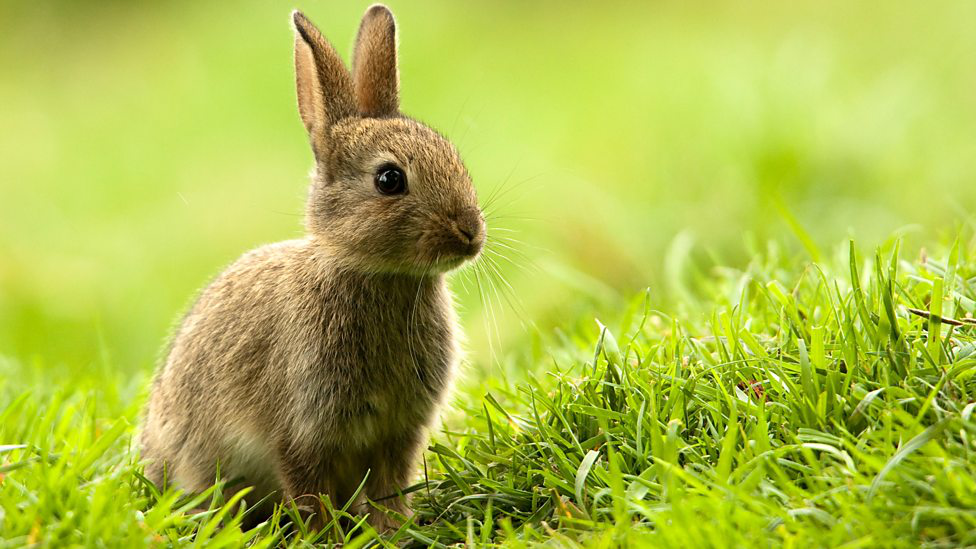
#> input picture origin.png, 976 x 549 px
$ python img_transpose.py
#> lines starting #> are read from the running program, lines starting #| are printed output that depends on the picture
from PIL import Image

# origin.png 파일 열기
image = Image.open("./origin.png")
#> image is the input picture: PIL image 976x549 RGB; mean R, G, B 171.9, 187.1, 71.6

# 90단위로 회전 또는 좌우, 위아래 뒤집기
"""
Image.FLIP_LEFT_RIGHT
Image.FLIP_TOP_BOTTOM
Image.ROTATE_90
Image.ROTATE_180
Image.ROTATE_270
Image.TRANSPOSE
"""
rotate = image.transpose(Image.FLIP_TOP_BOTTOM)
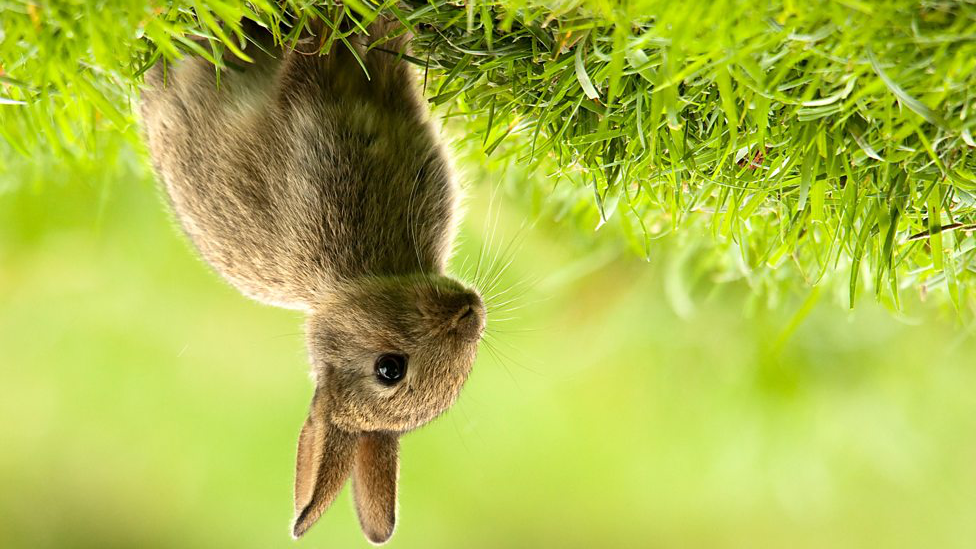
#> rotate: PIL image 976x549 RGB; mean R, G, B 171.9, 187.1, 71.6

# 지정 경로에 저장
rotate.save("./result/rotate.png")

rotate.close()
image.close()
